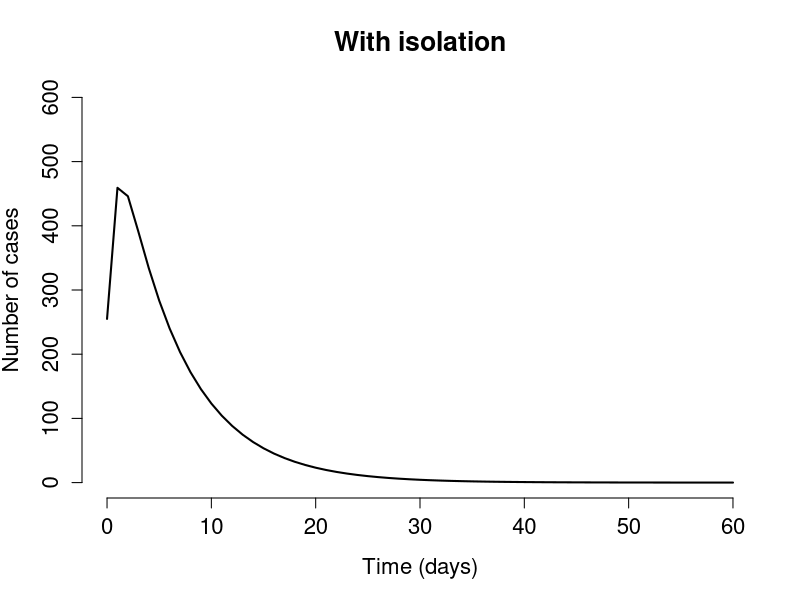

The R source for this figure:
N0 <- 23560000   #Population size of the Republic of Congo in 1976

# beta.calc <- function(Ro,mu=1/0.99,sigma=1/5.99,gamma=0.1){
#   Ro/((sigma/(mu+sigma))*(1/(mu+gamma)))
# }

library(deSolve)

# Create parameters setup of ODEs for simulation
seir <- function(t,y,params){
  S <- y[1]
  E <- y[2]
  I <- y[3]
  H <- y[4]
  R <- y[5]
  
  beta <- params["beta"]
  N <- params["N"]
  mu <- params["mu"]
  sigma <- params["sigma"]
  gamma <- params["gamma"]
  kappa <- params["kappa"]
  lambda <- params["lambda"]
  #nu <- mu*N
  
  
  dSdt <- -beta*I/N
  dEdt <- beta*I/N-sigma*E
  dIdt <- sigma*E-mu*I-gamma*I-lambda*I
  dHdt <- lambda*I - kappa*H
  dRdt <- gamma*I + kappa*H
  
  
  return(list(c(dSdt,dEdt,dIdt,dHdt,dRdt)))
}

# Value of beta that yields a reproduction number of 1.3 used in the project.
# Initialisation of remaining parameters.
param.vals <- c(
  beta=10.1748,
  
  N=N0,
  mu=1/0.99,
  sigma=1/5.99,
  gamma=0.1,
  kappa = 0.21,
  lambda = 1/3
)

# Time interval for plots
times <- seq(0,60,1)

#Initial conditions.
S0 <- 20000
E0 <- 5000
I0 <- 255
H0 <- 150   #Isolate 150 infected individuals

# Vector of initial conditions
init <- c(sus=S0,exp=E0,inf=I0,H0,rec=N0-S0-E0-I0-H0)

# Data frame to show the changes in the individuals in the different compartments.
tc <- data.frame(lsoda(init,times,seir,param.vals))
par('ps'=16,lwd=2)

# Plot of the number of cases against time.
plot(tc$time,tc$inf,type="l",xlab="Time (days)",ylab="Number of cases",main = "With isolation",
     bty="n",ylim = c(0,600))
